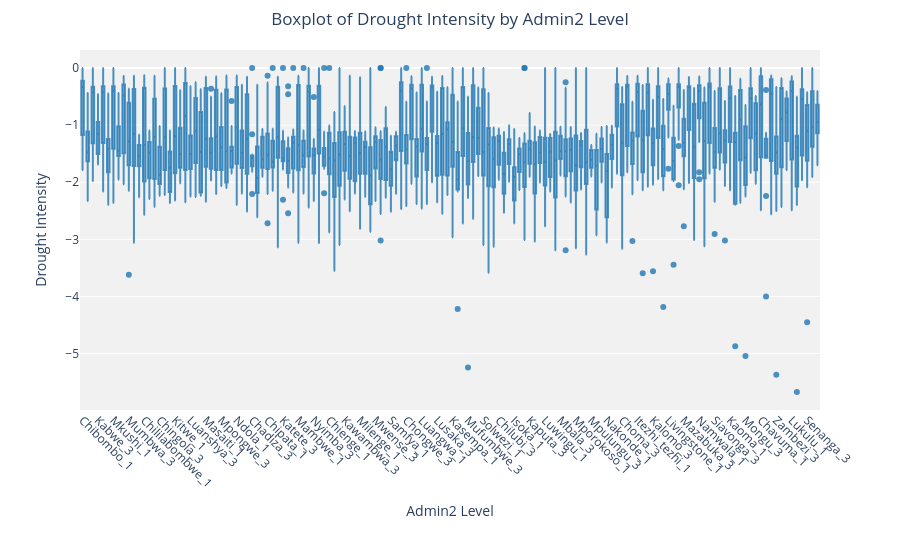

Notebook source saved alongside this figure:
### Markdown cell above
### Adiministrative Level Comparison

### Code cell
from utils.drought_analysis_funcs import setup_interactive_drought_characteristics_plot

# Call the setup function
setup_interactive_drought_characteristics_plot(drought_events_df)

### Figure 1 — Plotly figure (JSON) as saved in the notebook; plotly's stock layout.template omitted (floating-point values rounded to 4 significant figures; data arrays with more than 128 entries replaced by an {"elided": "..."} marker saying what was removed)
{"data": [{"alignmentgroup": "True", "hovertemplate": "Admin2 Level=%{x}<br>Drought Intensity=%{y}<extra></extra>", "legendgroup": "", "marker": {"color": "rgba(31, 119, 180, 0.8)"}, "name": "", "notched": false, "offsetgroup": "", "orientation": "v", "showlegend": false, "type": "box", "x": {"elided": "1906 str values"}, "x0": " ", "xaxis": "x", "y": {"elided": "1906 float values"}, "y0": " ", "yaxis": "y"}], "layout": {"boxmode": "group", "legend": {"tracegroupgap": 0}, "margin": {"b": 150, "t": 50}, "plot_bgcolor": "rgba(240, 240, 240, 0.9)", "showlegend": false, "title": {"text": "Boxplot of Drought Intensity by Admin2 Level", "x": 0.5}, "xaxis": {"anchor": "y", "domain": [0, 1], "tickangle": 45, "title": {"text": "Admin2 Level"}}, "yaxis": {"anchor": "x", "domain": [0, 1], "title": {"text": "Drought Intensity"}}}}
